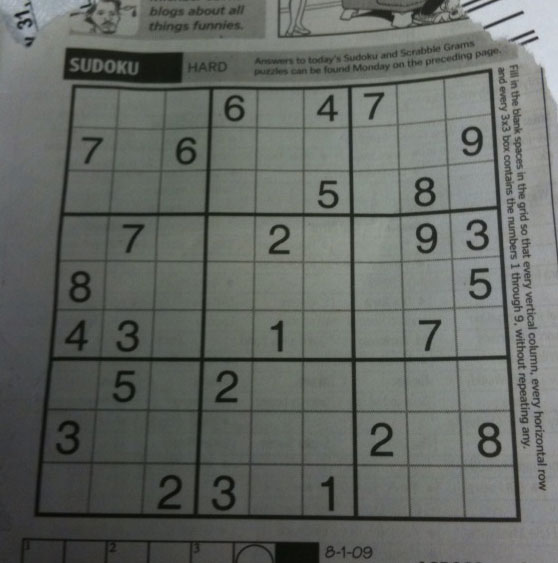
#> input picture python_src/30_tensor_flow_ex/data_opencv/sudoku.png, 558 x 563 px
$ python ex_800_hough.py
#> lines starting #> are read from the running program, lines starting #| are printed output that depends on the picture
"""
@file hough_lines.py
@brief This program demonstrates line finding with the Hough transform
"""
import sys
import math
import cv2 as cv
import numpy as np
import matplotlib.pyplot as plt

def main(argv):
    default_file = '../data_opencv/sudoku.png'
    filename = argv[0] if len(argv) > 0 else default_file
    # Loads an image
    src = cv.imread(cv.samples.findFile(filename), cv.IMREAD_GRAYSCALE)
#> src: shape (563, 558); min 7, max 218, mean 101.8
    # Check if image is loaded fine
    if src is None:
        print('Error opening image!')
        print('Usage: hough_lines.py [image_name -- default ' + default_file + '] \n')
        return -1

    dst = cv.Canny(src, 50, 200, None, 3)
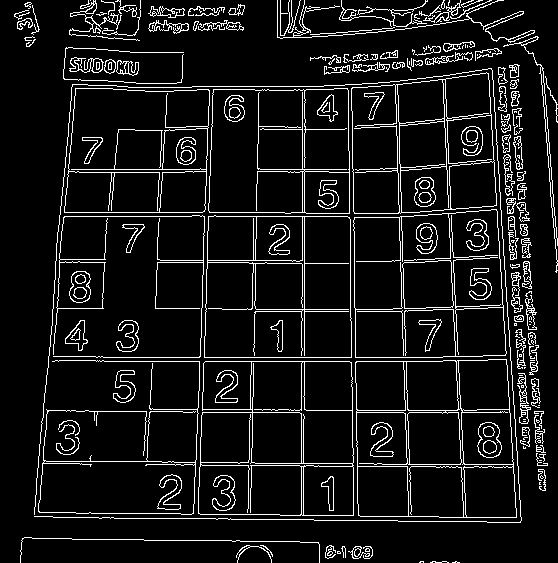
#> dst: shape (563, 558); 8.7% white in thin lines or dots

    # Copy edges to the images that will display the results in BGR
    cdst = cv.cvtColor(dst, cv.COLOR_GRAY2BGR)
#> cdst: shape (563, 558, 3); 8.7% white in thin lines or dots
    cdstP = np.copy(cdst)

    lines = cv.HoughLines(dst, 1, np.pi / 180, 150, None, 0, 0)
#> lines = 62 rows, first 8: [361, 1.57], [357, 1.57], [304, 0], [212, 0.0349], [216, 0.0349], [216, 1.57], [-349, 3.12], [169, 1.57]

    if lines is not None:
        for i in range(0, len(lines)):
            rho = lines[i][0][0]
            theta = lines[i][0][1]
            a = math.cos(theta)
            b = math.sin(theta)
            x0 = a * rho
            y0 = b * rho
            pt1 = (int(x0 + 1000 * (-b)), int(y0 + 1000 * (a)))
            pt2 = (int(x0 - 1000 * (-b)), int(y0 - 1000 * (a)))
            cv.line(cdst, pt1, pt2, (0, 0, 255), 3, cv.LINE_AA)
#> this loop made 62 passes
#> (rho, theta, a, b, x0, y0, pt1, pt2) on passes 1 to 10: (361, 1.57, -4.37e-08, 1, -1.58e-05, 361, (-1000, 360), (999, 361)), (357, 1.57, -4.37e-08, 1, -1.56e-05, 357, (-1000, 356), (999, 357)), (304, 0, 1, 0, 304, 0, (304, 1000), (304, -1000)), (212, 0.0349, 0.999, 0.0349, 211.9, 7.4, (176, 1006), (246, -991)), (216, 0.0349, 0.999, 0.0349, 215.9, 7.54, (180, 1006), (250, -991)), (216, 1.57, -4.37e-08, 1, -9.44e-06, 216, (-1000, 215), (999, 216)), (-349, 3.12, -1, 0.0175, 348.9, -6.09, (331, -1005), (366, 993)), (169, 1.57, -4.37e-08, 1, -7.39e-06, 169, (-1000, 168), (999, 169)), (212, 1.57, -4.37e-08, 1, -9.27e-06, 212, (-1000, 211), (999, 212)), (-393, 3.11, -0.999, 0.0349, 392.8, -13.72, (357, -1013), (427, 985))
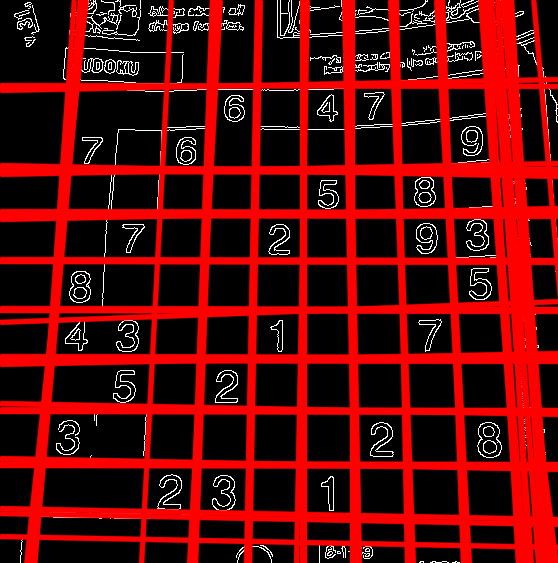
#> cdst: shape (563, 558, 3); mean B, G, R 7.5, 7.5, 92.5

    linesP = cv.HoughLinesP(dst, 1, np.pi / 180, 50, None, 50, 10)
#> linesP = 167 rows, first 6: [96, 361, 442, 361], [59, 216, 347, 216], [304, 418, 304, 86], [355, 320, 357, 491], [401, 211, 411, 521], [208, 230, 213, 86]

    if linesP is not None:
        for i in range(0, len(linesP)):
            l = linesP[i][0]
            cv.line(cdstP, (l[0], l[1]), (l[2], l[3]), (0, 0, 255), 3, cv.LINE_AA)
#> this loop made 167 passes
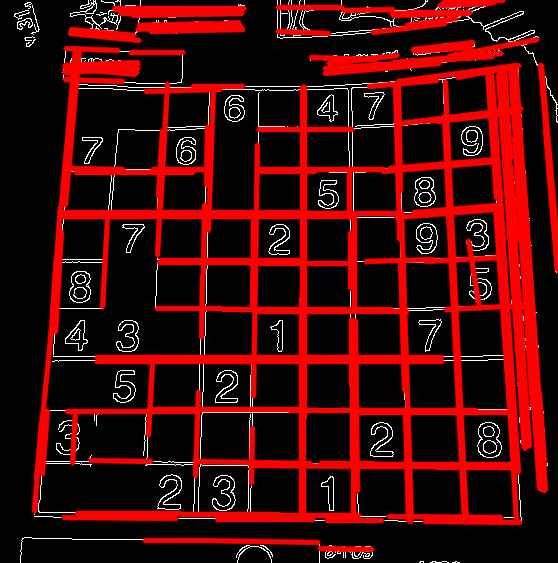
#> cdstP: shape (563, 558, 3); mean B, G, R 7.3, 7.3, 67.3
        pass
    pass

    fig, axis = plt.subplots(3)

    axis[0].imshow( src )
    axis[1].imshow( cdst )
    axis[2].imshow( cdstP )

    plt.show()
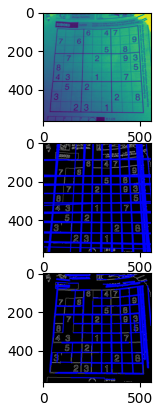
#> figure drawn by matplotlib, 3 panels; B, G, R data is drawn as R, G, B
pass


if __name__ == "__main__":
    main(sys.argv[1:])
pass

$ run again, with python_src/30_tensor_flow_ex/data_opencv/aloeGT.png copied over python_src/30_tensor_flow_ex/data_opencv/sudoku.png
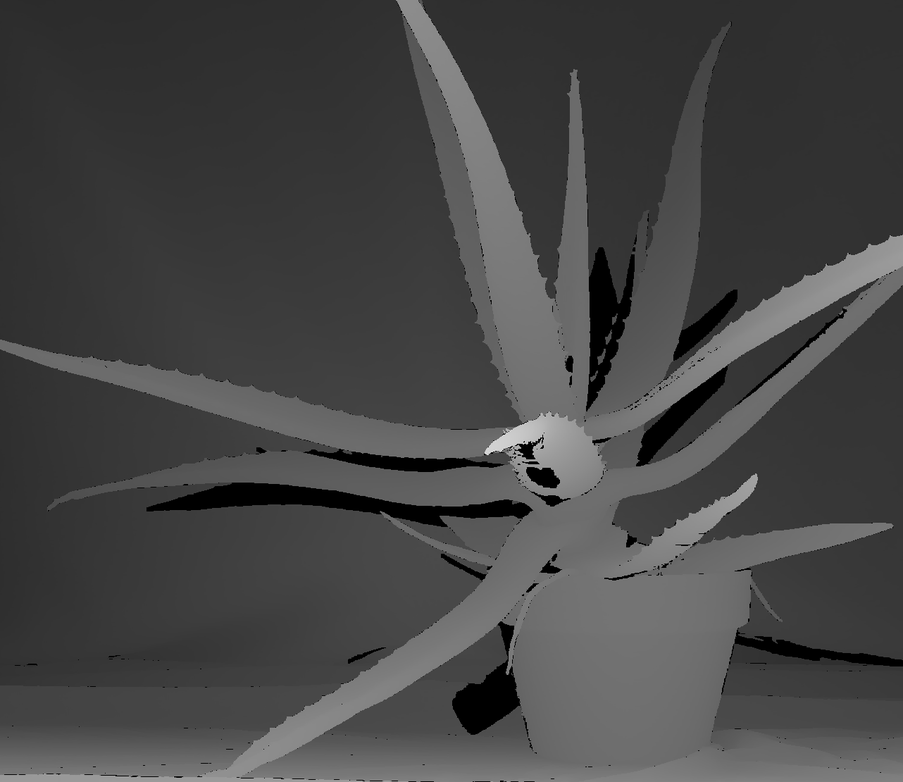
#> input picture python_src/30_tensor_flow_ex/data_opencv/aloeGT.png, 903 x 782 px, shrunk from 1282 x 1110 before the run
#> in main, src is the input picture: shape (782, 903); min 0, max 233, mean 69.8
#> dst: shape (782, 903); 2.1% white in thin lines or dots
#> lines = [[-385, 2.9], [824, 0.82], [773, 1.59], [338, 1.85], [787, 0.855], [678, 1.05], [793, 0.838]]
#> the loop in main, `for i in range(0, len(lines)):` made 7 passes
#> (rho, theta, a, b, x0, y0, pt1, pt2) on passes 1 to 6: (-385, 2.9, -0.97, 0.242, 373.6, -93.14, (131, -1063), (615, 877)), (824, 0.82, 0.682, 0.731, 562, 602.6, (-169, 1284), (1293, -79)), (773, 1.59, -0.0175, 1, -13.49, 772.9, (-1013, 755), (986, 790)), (338, 1.85, -0.276, 0.961, -93.17, 324.9, (-1054, 49), (868, 600)), (787, 0.855, 0.656, 0.755, 516.3, 594, (-238, 1250), (1271, -62)), (678, 1.05, 0.5, 0.866, 339, 587.2, (-527, 1087), (1205, 87))
#> after the loop in main, `for i in range(0, len(lines)):`:
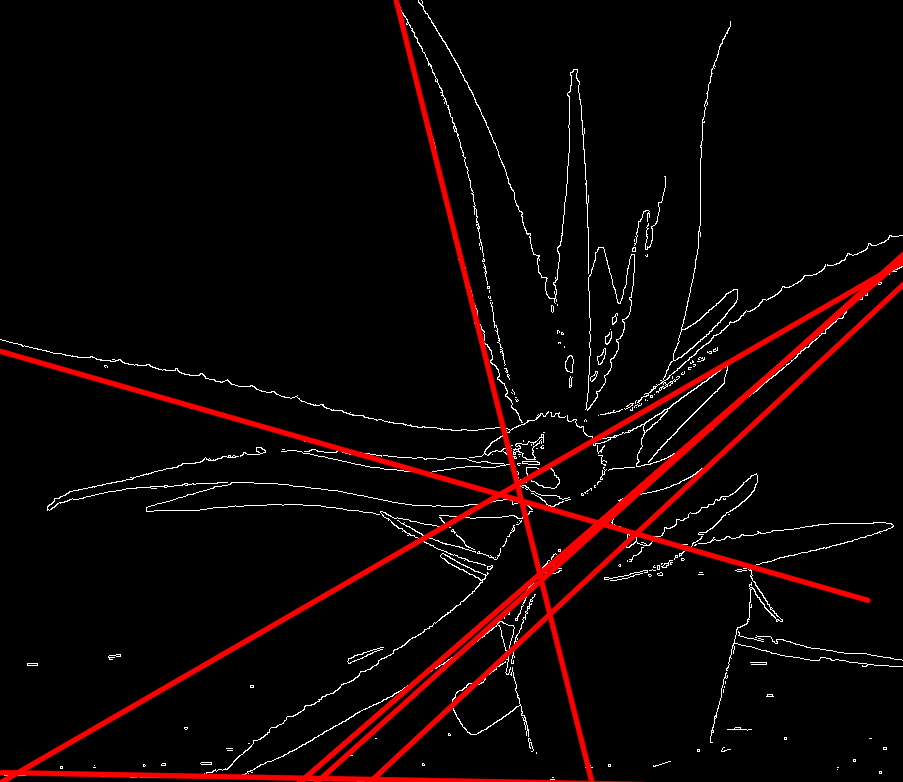
#> cdst: shape (782, 903, 3); mean B, G, R 4.2, 4.2, 14.2
#> linesP = 90 rows, first 6: [802, 379, 894, 293], [683, 449, 886, 273], [236, 778, 433, 781], [23, 358, 246, 422], [403, 25, 466, 281], [465, 157, 498, 342]
#> the loop in main, `for i in range(0, len(linesP)):` made 90 passes
#> in main, `plt.show()`:
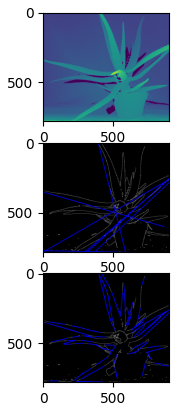
#> figure drawn by matplotlib, 3 panels; B, G, R data is drawn as R, G, B

$ run again, with python_src/30_tensor_flow_ex/data_opencv/basketball1.png copied over python_src/30_tensor_flow_ex/data_opencv/sudoku.png
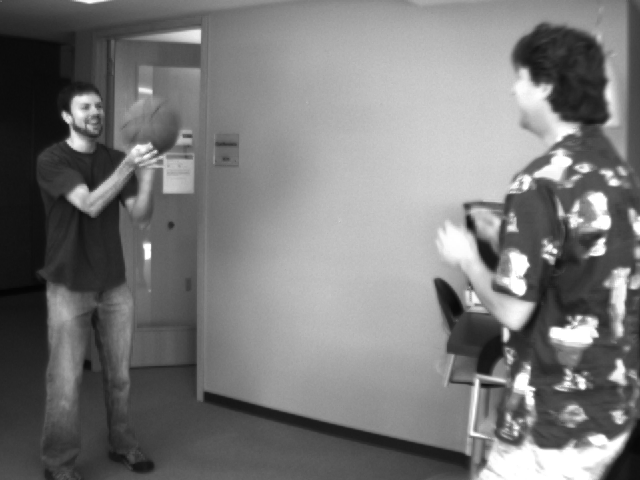
#> input picture python_src/30_tensor_flow_ex/data_opencv/basketball1.png, 640 x 480 px
#> in main, src is the input picture: shape (480, 640); min 4, max 255, mean 120.3
#> in main, `dst = cv.Canny(src, 50, 200, None, 3)`:
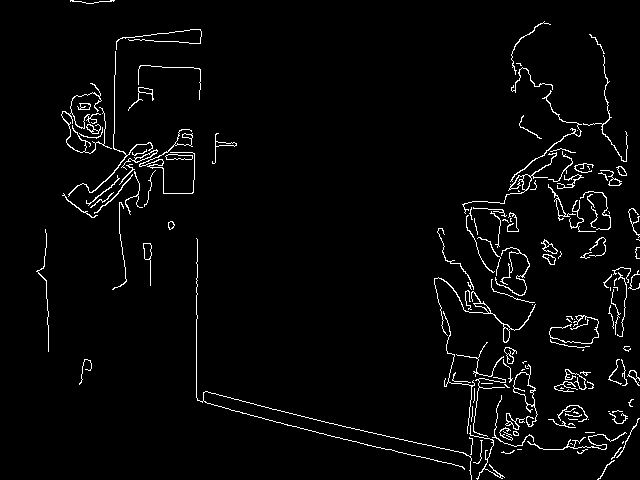
#> dst: shape (480, 640); 3% white in thin lines or dots
#> cdst: shape (480, 640, 3); 3% white in thin lines or dots
#> lines = None
#> linesP = 17 rows, first 6: [231, 410, 421, 457], [196, 389, 399, 439], [196, 397, 196, 278], [202, 402, 261, 417], [113, 148, 115, 51], [469, 409, 480, 351]
#> the loop in main, `for i in range(0, len(linesP)):` made 17 passes
#> in main, `plt.show()`:
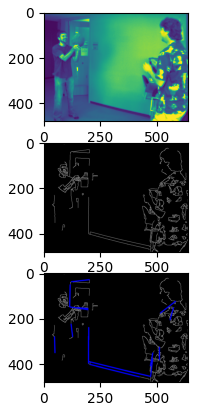
#> figure drawn by matplotlib, 3 panels; B, G, R data is drawn as R, G, B
